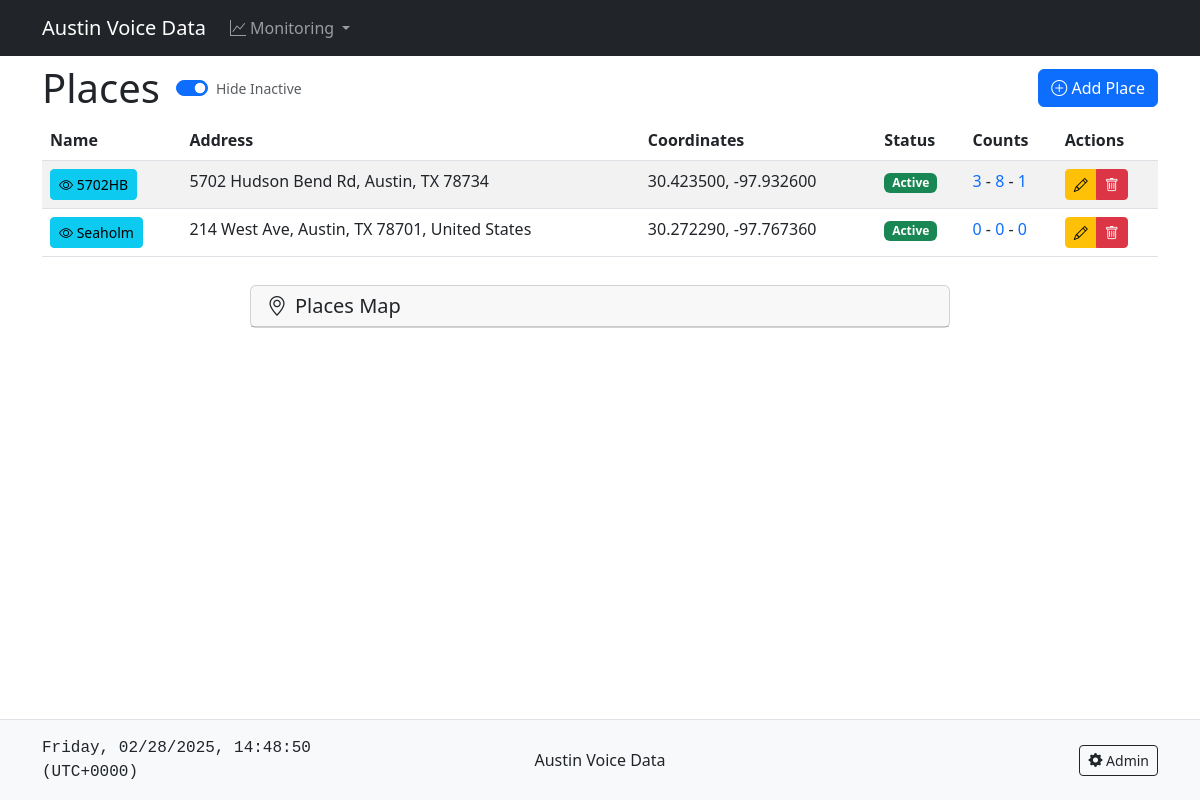
The page / on the database its author committed.
### sensors/models.py (models this page shows, shortened)
class Place(models.Model):
    name = models.CharField(max_length=100)
    slug = models.SlugField(unique=True, null=True, blank=True)
    address = models.TextField()
    latitude = models.DecimalField(max_digits=9, decimal_places=6)
    longitude = models.DecimalField(max_digits=9, decimal_places=6)
    is_active = models.BooleanField(default=True)
    site_plan = models.ImageField(
        upload_to='site_plans/',
        null=True,
        blank=True,
        validators=[
            FileExtensionValidator(['jpg', 'jpeg', 'png']),
            validate_image_size
        ],
        help_text="Upload a site plan image (JPG/PNG, minimum 1024x768, max 5MB)"
    )
    site_plan_scale = models.FloatField(default=1.0)
    site_plan_x = models.FloatField(default=0)
    site_plan_y = models.FloatField(default=0)
    created_at = models.DateTimeField(auto_now_add=True)
    updated_at = models.DateTimeField(auto_now=True)
    class Meta:
        verbose_name_plural = '1. Places'

### sensors/views.py (the view)
# urls.py: path('', views.PlaceListView.as_view(), name='place_list'),
class PlaceListView(ListView):
    model = Place
    context_object_name = 'places'
    template_name = 'sensors/place_list.html'
    def get_map_center(self, places):
        if not places.exists():
            return 30.26715, -97.74306
        total_lat = sum(float(place.latitude) for place in places)
        total_lon = sum(float(place.longitude) for place in places)
        count = places.count()
        return total_lat/count, total_lon/count
    def get_queryset(self) -> QuerySet:
        queryset = super().get_queryset()
        place_slug = self.kwargs.get('place_slug')
        if place_slug:
            queryset = queryset.filter(slug=place_slug)
        return queryset.annotate(
            locations_count=Count('locations', distinct=True),
            active_locations_count=Count(
                'locations',
                filter=Q(locations__is_active=True),
                distinct=True
            ),
            devices_count=Count(
                'locations__devices',
                distinct=True
            ),
            active_devices_count=Count(
                'locations__devices',
                filter=Q(locations__devices__is_active=True),
                distinct=True
            ),
            sensors_count=Count(
                'locations__devices__sensors',
                distinct=True
            ),
            active_sensors_count=Count(
                'locations__devices__sensors',
                filter=Q(locations__devices__sensors__is_active=True),
                distinct=True
            )
        )
    def get_context_data(self, **kwargs):
        context = super().get_context_data(**kwargs)
        places = self.get_queryset()
        center_lat, center_lon = self.get_map_center(places)
        m = folium.Map(location=[center_lat, center_lon], zoom_start=11)
        for place in places:
            marker_color = 'green' if place.is_active else 'red'
            tooltip_html = f'''
                <div style="text-align: left">
                    <strong>{place.name}</strong><br>
                    <small>{place.address}</small><br>
                    <small>{place.latitude}, {place.longitude}</small><br>
                    <small>{place.locations.count()} locations</small>
                </div>
            '''
            place_popup = f'<a href="{reverse("sensors:place_detail", kwargs={"slug": place.slug})}">{place.name}</a>'
            folium.Marker(
                location=[float(place.latitude), float(place.longitude)],
                popup=place_popup,
                tooltip=folium.Tooltip(tooltip_html),
                icon=folium.Icon(color=marker_color, icon='info-sign'),
                options={'className': 'inactive-place' if not place.is_active else ''}
            ).add_to(m)
        context['map_html'] = m._repr_html_()
        return context

### sensors/templates/sensors/place_list.html (shortened to what this page needs)
{% extends "sensors/base.html" %}
{% block content %}
<div class="d-flex justify-content-between align-items-center mb-1">
    <div class="d-flex align-items-center gap-3">
        <h1 class="mb-0">Places</h1>
        <div class="form-check form-switch mb-0">
            <input class="form-check-input" type="checkbox" id="showInactivePlaces" checked>
            <label class="form-check-label small text-body-secondary" for="showInactivePlaces">
                Hide Inactive
            </label>
        </div>
    </div>
    <a href="{% url 'sensors:place_create' %}" class="btn btn-primary">
        <i class="bi bi-plus-circle"></i> Add Place
    </a>
</div>
<div class="table-responsive mb-4">
    <table class="table table-striped table-hover my-1">
        <thead>
            <tr>
                <th>Name</th>
                <th>Address</th>
                <th>Coordinates</th>
                <th>Status</th>
                <th>Counts</th>
                <th>Actions</th>
            </tr>
        </thead>
        <tbody>
            {% for place in places %}
            <tr class="{% if not place.is_active %}inactive-place{% endif %}">
                <td>
                    <a href="{% url 'sensors:place_detail' place.slug %}" class="btn btn-sm btn-info">
                        <i class="bi bi-eye"></i>
                        {{ place.name }}
                    </a>
                </td>
                <td>{{ place.address }}</td>
                <td>{{ place.latitude }}, {{ place.longitude }}</td>
                <td>
                    {% if place.is_active %}
                        <span class="badge bg-success">Active</span>
                    {% else %}
                        <span class="badge bg-danger">Inactive</span>
                    {% endif %}
                </td>
                <td>
                    <a class="text-decoration-none" href="{% url 'sensors:place_locations' place.slug %}">{{ place.active_locations_count }}</a>
                    -
                    <a class="text-decoration-none" href="{% url 'sensors:place_devices' place.slug %}">{{ place.active_devices_count }}</a>
                    -
                    <a class="text-decoration-none" href="{% url 'sensors:place_sensors' place.slug %}">{{ place.active_sensors_count }}</a>
                </td>
                <td>
                    <div class="btn-group" role="group">
                        <a href="{% url 'sensors:place_update' place.slug %}" class="btn btn-sm btn-warning">
                            <i class="bi bi-pencil"></i>
                        </a>
                        <a href="{% url 'sensors:place_delete' place.slug %}" class="btn btn-sm btn-danger">
                            <i class="bi bi-trash"></i>
                        </a>
                    </div>
                </td>
            </tr>
            {% empty %}
            <tr>
                <td colspan="6" class="text-center">No places found.</td>
            </tr>
            {% endfor %}
        </tbody>
    </table>
</div>
<div class="card map-card">
    <div class="card-header">
        <h5 class="card-title mb-0">
            <i class="bi bi-geo-alt me-2"></i>Places Map
        </h5>
    </div>
</div>
{% endblock %}

### sensors/templates/sensors/base.html (style rules this page uses)
html, body { height: 100%; }
body { display: flex; flex-direction: column; min-height: 100vh; }

### sensors/templates/sensors/place_list.html (style rules this page uses)
.map-card { max-width: 700px; margin: auto; }

### rows shown on the page
Place: name "5702HB", address "5702 Hudson Bend Rd, Austin, TX 78734", latitude "30.423500", longitude "-97.932600", is_active "Active", active_locations_count "3", active_devices_count "8", active_sensors_count "1"
Place: name "Seaholm", address "214 West Ave, Austin, TX 78701, United States", latitude "30.272290", longitude "-97.767360", is_active "Active", active_locations_count "0", active_devices_count "0", active_sensors_count "0"
